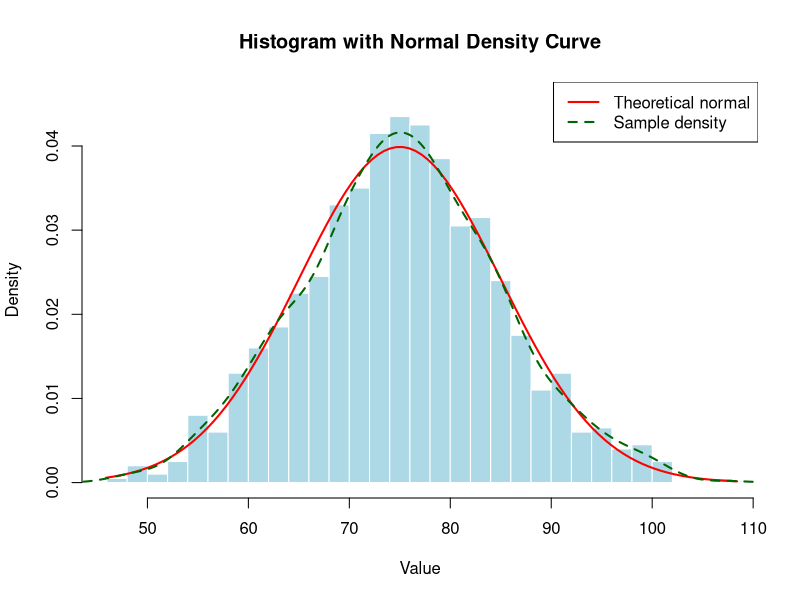
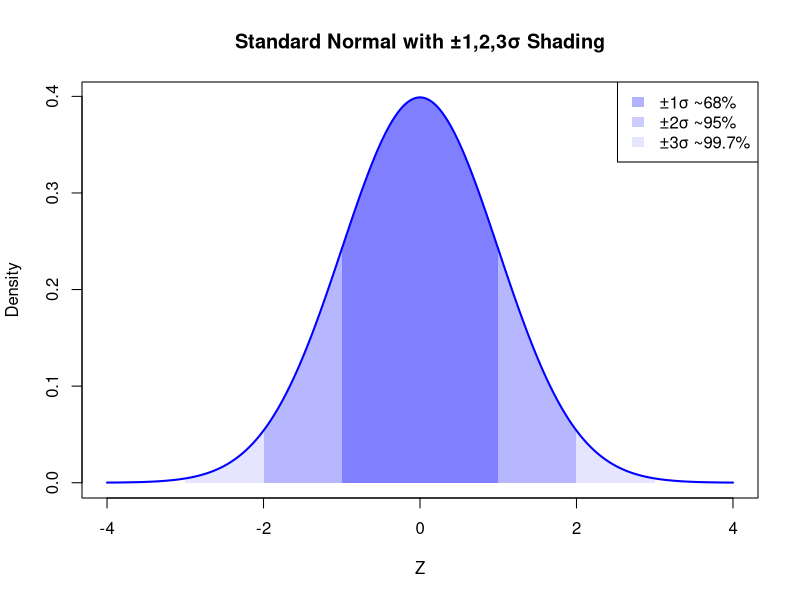

Generate these figures, in order, with R:
## ---- chunk 1
set.seed(123)         # for reproducibility
n <- 1000             # number of samples
mu <- 75               # mean
sigma <- 10            # standard deviation

# simulate data
x <- rnorm(n, mean = mu, sd = sigma)

# plot histogram scaled to density
hist(x,
     breaks = 30,
     probability = TRUE,
     col = "lightblue",
     border = "white",
     main = "Histogram with Normal Density Curve",
     xlab = "Value",
     ylim = c(0, max(density(x)$y, dnorm(mu, mu, sigma)) * 1.1))

# add theoretical normal density
curve(dnorm(x, mean = mu, sd = sigma),
      from = min(x) - 1,
      to = max(x) + 1,
      col = "red",
      lwd = 2,
      add = TRUE)

# add kernel density of the sample
lines(density(x), col = "darkgreen", lwd = 2, lty = 2)

# legend
legend("topright",
       legend = c("Theoretical normal", "Sample density"),
       col = c("red", "darkgreen"),
       lwd = 2, lty = c(1, 2))
## ---- chunk 2
# 1. Numeric verification
p1 <- pnorm(1) - pnorm(-1)
p2 <- pnorm(2) - pnorm(-2)
p3 <- pnorm(3) - pnorm(-3)


# 2. Visual plot
x <- seq(-4, 4, length = 400)
y <- dnorm(x)
plot(x, y, type="l", lwd=2, col="blue",
     ylab="Density", xlab="Z",
     main="Standard Normal with ±1,2,3σ Shading")

# Function to shade region between -n and +n
shade_region <- function(n, col) {
  ix <- x >= -n & x <= n
  polygon(c(-n, x[ix], n), c(0, y[ix], 0),
          col = col, border = NA)
}

# Shade ±1, ±2, ±3
shade_region(3, rgb(0,0,1,0.1))
shade_region(2, rgb(0,0,1,0.2))
shade_region(1, rgb(0,0,1,0.3))

# Add legend
legend("topright",
       legend = c("±1σ ~68%", "±2σ ~95%", "±3σ ~99.7%"),
       fill = c(rgb(0,0,1,0.3), rgb(0,0,1,0.2), rgb(0,0,1,0.1)),
       border = NA)
